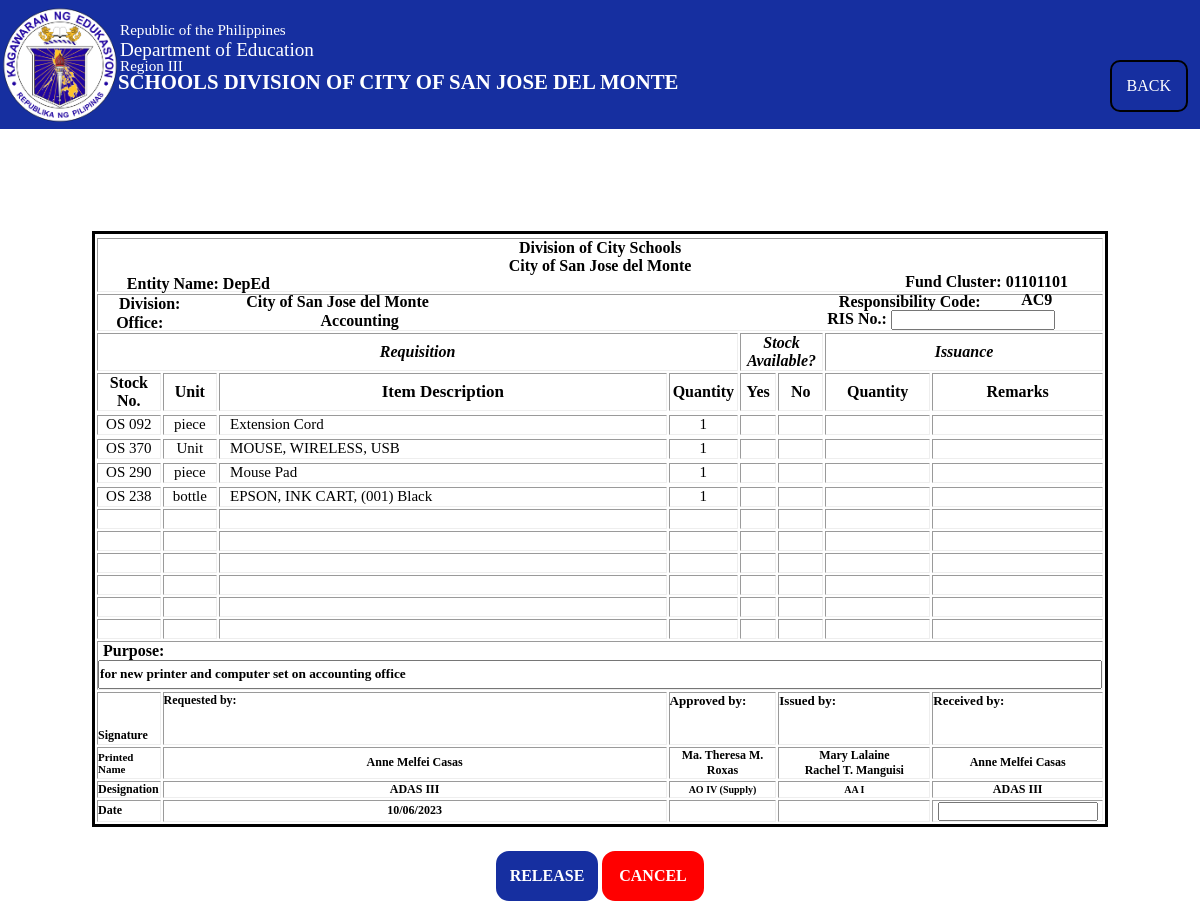
/queuing_release.php?referenceCode=885982, run on the app's committed database.
### tables this page shows
CREATE TABLE `queue_logs` (
  `referenceCode` int(6) NOT NULL,
  `yearRequested` int(5) NOT NULL,
  `accountName` varchar(50) NOT NULL,
  `userPosition` varchar(50) NOT NULL,
  `centerCode` varchar(50) NOT NULL,
  `userOffice` varchar(50) NOT NULL,
  `stock_number` varchar(10) NOT NULL,
  `item_description` varchar(100) NOT NULL,
  `stock_unit` varchar(10) NOT NULL,
  `quantityInput` int(100) NOT NULL,
  `purpose` text NOT NULL,
  `dateRequested` varchar(20) NOT NULL
);

### queuing_release_autofillup.php (called while the page is built, shortened)
<?php
require("databaseConnection.php");
if (isset($_GET['referenceCode'])) {
    $referenceCode = $_GET['referenceCode'];
    $sql = "SELECT * FROM queue_logs WHERE referenceCode = '$referenceCode'";
    $result = mysqli_query($conn, $sql);
    if (mysqli_num_rows($result) > 0) {
        $data = array();
        while ($row = mysqli_fetch_assoc($result)) {
            $data[] = $row;
        }
        foreach ($data as $row) {
            $accountName = $row['accountName'];
            $centerCode = $row['centerCode'];
            $userOffice = $row['userOffice'];
            $userPosition = $row['userPosition'];
            $purpose = $row['purpose'];
            $dateRequested = $row['dateRequested'];
        }
    } else {
    }
}
?>

### queuing_release.php (the view, shortened to what this page needs)
<?php
require_once("queuing_release_autofillup.php");
?>
<!DOCTYPE html>
<html lang="en">
<head>
    <link rel="stylesheet" href="queuing_release.css">
    <link rel="stylesheet" href="https://code.jquery.com/ui/1.13.2/themes/base/jquery-ui.css">
</head>
<body>
    <header>
        <img src="pictures/deped logo.png" alt="">
        <a href="queuing system.php" class="backbtn">BACK</a>
    </header>
    <div class="headerTitles">
        <h3>Republic of the Philippines</h3>
        <br>
        <h2>Department of Education</h2>
        <br>
        <h3>Region III</h3>
        <br>
        <h1>SCHOOLS DIVISION OF CITY OF SAN JOSE DEL MONTE</h1>
    </div>
    <br>
    <br>
    <div id="formContainer">
        <form class="risFORM "action="insert_data.php" method="POST">
            <table id="forRIS1" border="1">
            <tr reference-data-code = "referenceCode">
                <tr>
                    <div class="formHeader">
                        <th colspan="8">
                            Division of City Schools
                            <br>
                            City of San Jose del Monte
                            <br>
                        <div class="entityDeped">
                            Entity Name: DepEd
                        </div>
                        <div class="fundCluster">
                            Fund Cluster: 01101101
                        </div>
                        </th>
                    </div>
                </tr>
                <tr>
                    <th colspan="8">
                        <div class="cityDivision">
                            Division:
                        </div>
                        <div class="locationDivision">
                            City of San Jose del Monte
                        </div>
                        <div class="centerCode">
                            Responsibility Code:
                        </div>
                            <div class="centerCodePHP">
                                <?php echo isset($centerCode) ? $centerCode : ''; ?>
                            </div>
                        </div>
                        <div class="userOffice">
                            Office:
                            <div class="userOfficePHP">
                            <?php echo isset($userOffice) ? $userOffice : ''; ?>
                            </div>
                        </div>
                        <div class="risNo">
                            RIS No.:
                            <input readonly type="text" name="risNoDate" class="risNoDate" readonly>
                        </div>
                <tr colspan="8">
                    <th colspan="4"><i>Requisition</i></th>
                    <th colspan="2"><i>Stock Available?<i></th>
                    <th colspan="2"><i>Issuance<i></th>
                </tr>
                <tr colspan="8">
                    <th class="stock_number">Stock No.</th>
                    <th class="stock_unit">Unit</th>
                    <th class="itemDescription_title">Item Description</th>
                    <th class="quantityInput">Quantity</th>
                    <th class="yesInputCheck">Yes</th>
                    <th class="noInputCheck">No</th>
                    <th class="quantityInput">Quantity</th>
                    <th class="issuedRemarks">Remarks</th>
                </tr>
                <?php
                    $rowCount = isset($data) ? count($data) : 0;
                    $maxRows = 10;
                    for ($i = 0; $i < $maxRows; $i++) {
                        echo "<tr colspan='8'>";
                        if ($i < $rowCount) {
                            echo "<tr data-reference-code='$referenceCode'>";
                            $stock_number = $data[$i]['stock_number'];
                            $stock_unit = $data[$i]['stock_unit'];
                            $item_description = $data[$i]['item_description'];
                            $quantityInput = $data[$i]['quantityInput'];
                            echo "<th colspan='1' height='18px' class='stock-number'>$stock_number</th>";
                            echo "<th colspan='1' class='stock-unit'>$stock_unit</th>";
                            echo "<th colspan='1' class='item-description'>$item_description</th>";
                            echo "<th colspan='1' class='quantity-Input'>$quantityInput</th>";
                        } else {
                            echo "<th colspan='1' height='18px' class='stock_number'></th>";
                            echo "<th colspan='1' class='stock_unit'></th>";
                            echo "<th></th>";
                            echo "<th class='quantityInput'></th>";
                        }
                            echo "<th class='yesInputCheck'></th>";
                            echo "<th class='noInputCheck'></th>";
                            echo "<th class='quantityInput'></th>";
                            echo "<th class='issuedRemarks'></th>";
                            echo "</tr>";
                    }
                ?>
                <tr>
                    <th class="purposeSection" colspan="8">
                        <div class="purposeTitle">
                            Purpose:
                        </div>
                        <div>
                            <input readonly class="purposeInput" type="text" name="purpose" id="" readonly value="<?php echo isset($purpose) ? $purpose : ''; ?>">
                        </div>
                    </th>
                </tr>
                <tr>
                    <th colspan="1">
                        <div id="signature">
                            Signature
                        </div>
                    </th>
                    <th class="requestedBy" colspan="2">
                        <div class="requestedBy">
                            Requested by:
                    </th>
                    <th colspan="2">
                        <div class="approvalDiv">
                            Approved by:
                        </div>
                    </th>
                    <th colspan="2">
                        <div class="approvalDiv">
                            Issued by:</th>
                    <th colspan="1">
                        <div class="approvalDiv">
                            Received by:
                        </div>
                    </th>
                </tr>
                <tr>
                    <th colspan="1" class="firstcolumn_Approval">
                        <div class="firstcolumn_Approval">
                            Printed Name
                        </div>
                    </th>
                    <th class="accountName" colspan="2">
                        <div class="accountName">
                            <?php echo isset($accountName) ? $accountName : ''; ?>
                        </div>
                    </th>
                    <th class="approvedByName" colspan="2">
                        <div class="approvedByName">
                            Ma. Theresa M. Roxas
                        </div>
                    </th>
                    <th class="issuedByName" colspan="2">
                        <div class="issuedByName">
                            Mary Lalaine <br> Rachel T. Manguisi
                        </div>
                    </th>
                    <th class="accountName"colspan="1">
                      <div class="accountName">
                        <?php echo isset($accountName) ? $accountName : ''; ?>
                      </div>
                    </th>
                </tr>
                <tr>
                    <th colspan="1">
                        <div id="designationID">
                            Designation
                        </div>
                    </th>
                    <th colspan="2">
                        <div class="userPosition">
                            <?php echo isset($userPosition) ? $userPosition : ''; ?>
                        </div>
                    </th>
                    <th colspan="2">
                        <div id="approverPosition">
                            AO IV (Supply)
                        </div>
                    </th>
                    <th colspan="2">
                        <div id="issuerPosition">
                            AA I
                        </div>
                    </th>
                    <th colspan="1">
                        <div class="userPosition">
                            <?php echo isset($userPosition) ? $userPosition : ''; ?>
                        </div>
                    </th>
                </tr>
                <tr>
                    <th colspan="1">
                        <div id="dateToday">
                            Date
                        </div>
                    </th>
                    <th colspan="2">
                        <div class="dateRequested">
                            <?php echo isset($dateRequested) ? $dateRequested : ''; ?>
                        </div>
                    </th>
                    <th colspan="2"></th>
                    <th colspan="2"></th>
                    <th colspan="1">
                        <input readonly type="text" class="releaseDate" name="releaseDate">
                    </th>
                </tr>
            </tr>
       <br>
       <br>
       <br>
    <div class="buttonContainer">
        <span class="forRelease">
            <button type="submit" class="generatePDF" name="generatePDF" id="generatePDF" onclick="enableReleaseButton()">RELEASE</button>
        </span>
        <span class="forCancel">
            <button type="submit" class="btnCancel" name="btnCancel" id="btnCancel">CANCEL</button>
        </span>
    </div>
</body>
</html>

### queuing_release.css (style rules this page uses)
* { margin: 0; padding: 0; font-family: 'Bookman Old Style'; }
body { overflow-x: hidden; max-width: 100%; max-height: 100%; }
header { height: 90%; background-color: #162fa0; position: sticky; width: 100%; z-index: 998; margin-bottom: -5%; }
header img { margin-top: 5px; width: 120px; position: sticky; z-index: 998; }
h1 { font-size: 130%; color: white; position: absolute; margin-top: -125px; margin-left: 118px; z-index: 998; }
h2 { font-size: 120%; color: white; position: absolute; margin-top: -120px; margin-left: 120px; font-weight: 100; z-index: 998; }
h3 { font-size: 95%; color: white; position: absolute; margin-top: -120px; margin-left: 120px; font-weight: 100; z-index: 998; }
.headerTitles { margin-top: 6%; z-index: 998; }
#forRIS1 { margin: auto; max-width: 50%; border: solid; z-index: 999; padding-top: -5%; }
.risFORM { overflow-x: hidden; margin-bottom: 1.5%; }
.stock_number { width: 85px; text-align: center; font-family: "Bookman Old Style"; font-weight: bold; }
.purposeInput { width: 1000px; height: 25px; font-family: "Bookman Old Style"; font-weight: bold; }
.purposeTitle { text-align: left; margin-left: 5px; }
.stock_unit { width: 5.5%; text-align: center; font-family: "Bookman Old Style"; font-weight: bold; }
.quantityInput { text-align: center; font-weight: bold; width: 7%; }
.yesInputCheck { width: 2%; }
.noInputCheck { width: 2%; }
.backbtn { float: right; margin-top: 5%; margin-right: 1%; padding: 15px 15px 15px 15px; color: white; text-decoration: none; border: 2px solid black; border-radius: 10px; }
.entityDeped { margin-bottom: -2%; margin-right: 80%; }
.fundCluster { margin-left: 77%; }
.cityDivision { margin-right: 89.7%; }
.locationDivision { margin-top: -20px; margin-left: -525px; }
.userOffice { margin-top: .5%; margin-bottom: -2.5%; margin-left: -91.7%; }
.userOfficePHP { margin-top: -20px; margin-left: 440px; }
.centerCode { margin-top: -18px; margin-right: -61.7%; }
.centerCodePHP { margin-top: -2%; margin-left: 87%; }
.risNo { margin-top: .5%; margin-left: 68%; }
.risNoDate { width: 50%; text-align: center; font-weight: bold; }
#signature { text-align: left; font-size: 12px; margin-top: 35px; }
.firstcolumn_Approval { text-align: left; font-size: 11px; width: 10px; }
.requestedBy { text-align: left; font-size: 12px; margin-bottom: 35px; }
.approvalDiv { text-align: left; font-size: 13px; margin-bottom: 35px; }
.approvedByName { text-align: center; font-size: 12px; }
.issuedByName { text-align: center; font-size: 12px; width: 150px; }
#designationID { text-align: left; font-size: 12px; }
#approverPosition { text-align: center; font-size: 10px; }
#issuerPosition { text-align: center; font-size: 10px; }
#dateToday { text-align: left; font-size: 12px; }
.dateRequested { text-align: center; font-size: 12px; }
.releaseDate { text-align: center; font-weight: bold; font-size: 12px; }
.itemDescription_title { font-family: "Bookman Old Style"; font-size: 17px; font-weight: bold; text-align: center; width: 10000px; }
.accountName { text-align: center; font-size: 12px; }
.issuedRemarks { width: 400px; }
.userPosition { text-align: center; font-size: 12px; }
table { width: 60%; }
.stock-number { font-size: 15px; font-weight: normal; font-family: 'Bookman Old Style'; }
.stock-unit { font-size: 15px; font-weight: normal; font-family: 'Bookman Old Style'; }
.item-description { width: 200px; font-size: 15px; font-weight: normal; font-family: 'Bookman Old Style'; text-align: left; padding: 0px 0px 0px 10px; }
.quantity-Input { font-size: 15px; font-weight: normal; font-family: 'Bookman Old Style'; }
.btnCancel { width: 8.5%; height: 50px; border-radius: 13px; font-family: "Bookman Old Style"; font-size: 100%; font-weight: bold; background-color: red; color: #fff; border: 2px solid red; transition: background-color .3s; cursor: pointer; }
.generatePDF { width: 8.5%; height: 50px; border-radius: 13px; font-family: "Bookman Old Style"; font-size: 100%; font-weight: bold; background-color: #162fa0; color: #fff; border: 2px solid #162fa0; transition: background-color .3s; cursor: pointer; }
.buttonContainer { margin-top: -4%; display: block; justify-content: center; text-align: center; }
.forRelease { margin-top: -5%; text-align: center; }
.forCancel { margin-top: -5%; text-align: center; }

### data on the page
queue_logs: centerCode "AC9", userOffice "Accounting", stock_number "OS 238", stock_unit "bottle", item_description "EPSON, INK CART, (001) Black", quantityInput "1", purpose "for new printer and computer set on accounting office", accountName "Anne Melfei Casas", userPosition "ADAS III", dateRequested "10/06/2023"
queue_logs: stock_number "OS 092", stock_unit "piece", item_description "Extension Cord", quantityInput "1"
queue_logs: stock_number "OS 370", stock_unit "Unit", item_description "MOUSE, WIRELESS, USB", quantityInput "1"
queue_logs: stock_number "OS 290", stock_unit "piece", item_description "Mouse Pad", quantityInput "1"
